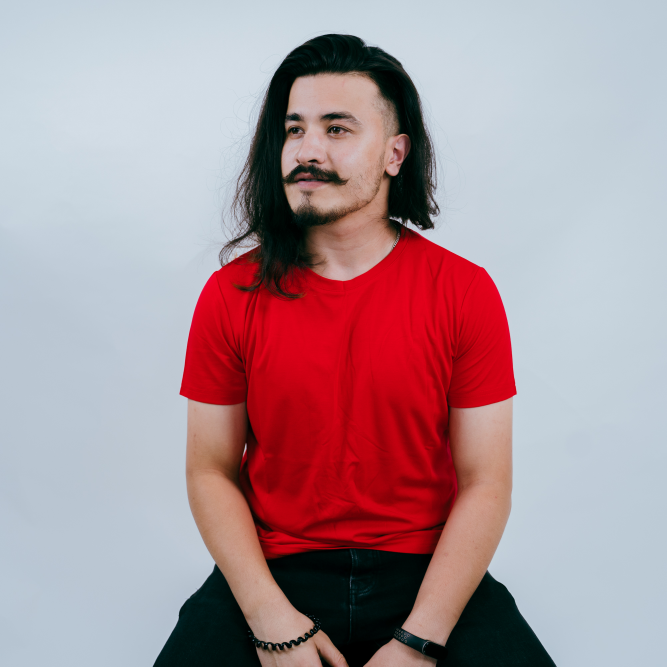
#> input picture resources/images/rnr1.jpg, 2000 x 2000 px, found by its file name (shown at 1/3 size)
$ python Canny.py
#> lines starting #> are read from the running program, lines starting #| are printed output that depends on the picture; after the words box and inside, x2 and y2 are one past the last pixel; in counts of white or black regions, pixels touching at a corner belong together
import cv2 as cv

img = cv.imread("/home/drox/Documents/computervision/ComputerVisionExercise/resources/images/rnr1.jpg")
#> img is the input picture: shape (2000, 2000, 3); mean B, G, R 153.3, 146.1, 172.1
canny = cv.Canny(img, 100, 200)
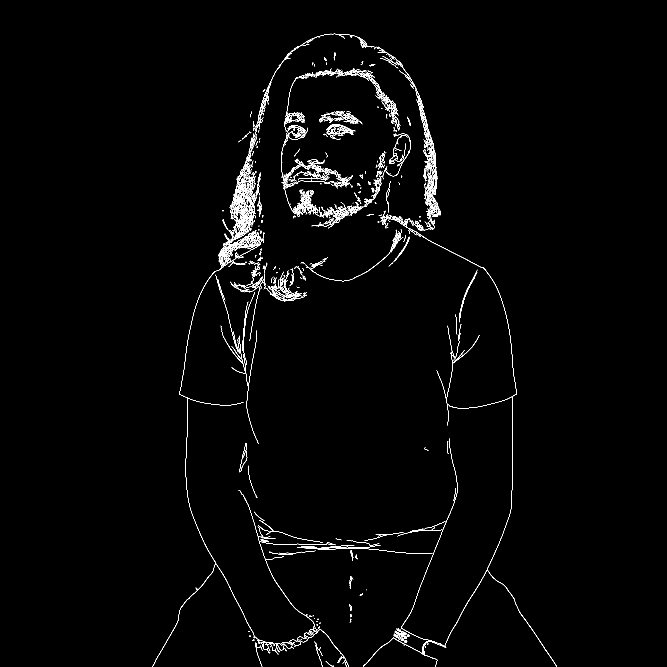
#> canny: shape (2000, 2000) (shown at 1/3 size); 1.1% white in thin lines or dots, all inside (x1, y1, x2, y2) = (458, 101, 1670, 2000)
cv.imshow("canny", canny)
cv.waitKey(0)
cv.destroyAllWindows()

#with blur and canny tor reduce some of the edges
img = cv.imread("/home/drox/Documents/computervision/ComputerVisionExercise/resources/images/rnr1.jpg")
blur= cv.GaussianBlur(img,(7,7), cv.BORDER_DEFAULT)
canny = cv.Canny(blur, 100,200)
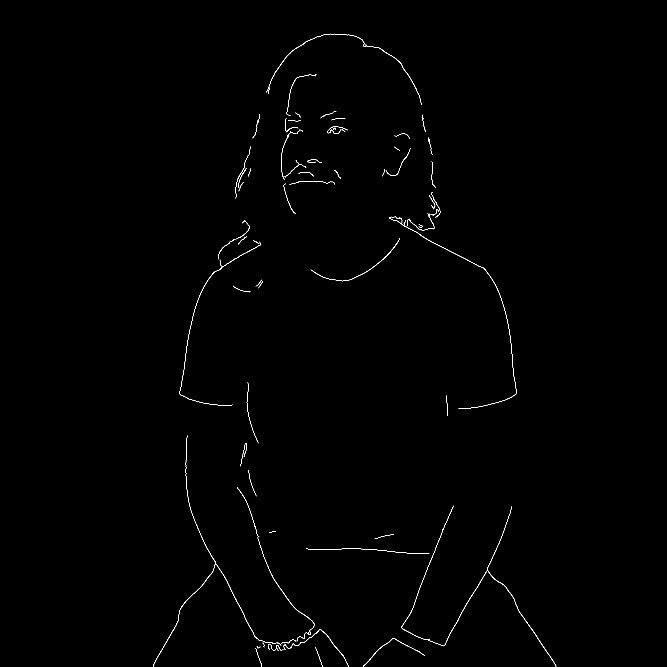
#> canny: shape (2000, 2000) (shown at 1/3 size); 0.3% white in thin lines or dots, all inside (x1, y1, x2, y2) = (459, 101, 1669, 2000)
cv.imshow("Canny Edges", canny)
cv.waitKey(0)
cv.destroyAllWindows()

#dialating the images
dilated = cv.dilate(canny, (7,7), iterations=3)
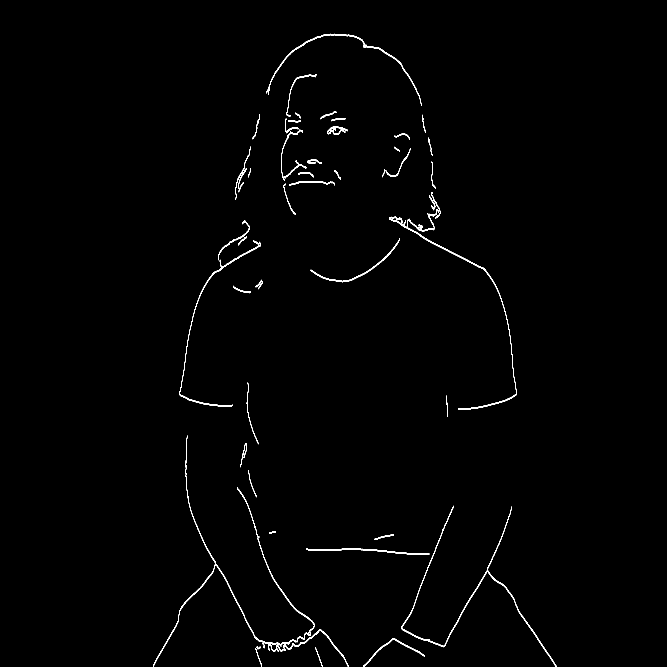
#> dilated: shape (2000, 2000) (shown at 1/3 size); 0.75% white; 72 white regions, largest, box (x1, y1, x2, y2) and area: (1216, 641, 1550, 1230) 3060, (459, 1306, 850, 2000) 2968, (1204, 1517, 1460, 1942) 2181
cv.imshow("dilated", dilated)
cv.waitKey(0)

#eroding the images
eroded = cv.erode(dilated,(7,7), iterations=3)
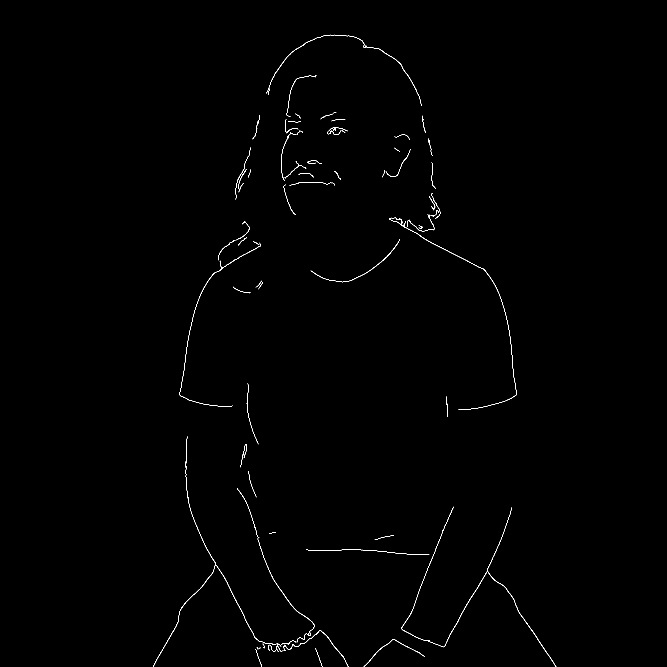
#> eroded: shape (2000, 2000) (shown at 1/3 size); 0.31% white in thin lines or dots, all inside (x1, y1, x2, y2) = (459, 104, 1669, 2000)
cv.imshow("eroded", eroded)
cv.waitKey(0)
cv.destroyAllWindows()

#resize
resized = cv.resize(img, (500,500), interpolation=cv.INTER_CUBIC)
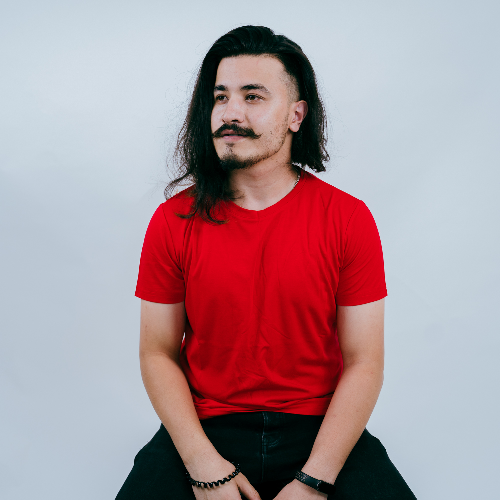
#> resized: shape (500, 500, 3); mean B, G, R 153.3, 146.2, 172.1
cv.imshow("resized", resized)
cv.waitKey(0)
cv.destroyAllWindows()

#cropping
cropped = resized[0:200, 0:200]
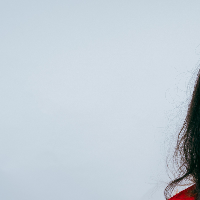
#> cropped: shape (200, 200, 3); mean B, G, R 215.1, 206.4, 196
cv.imshow("cropped", cropped)
cv.waitKey(0)
cv.destroyAllWindows()

$ run again, with resources/images/dog.jpg copied over resources/images/rnr1.jpg
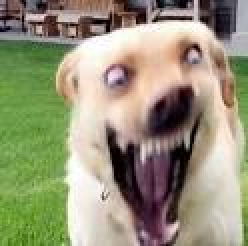
#> input picture resources/images/dog.jpg, 124 x 123 px, found by its file name (shown 2 times larger)
#> img is the input picture: shape (123, 124, 3); mean B, G, R 121.8, 148.2, 151.3
#> `canny = cv.Canny(img, 100, 200)`:
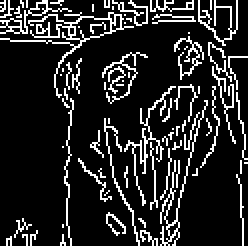
#> canny: shape (123, 124) (shown 2 times larger); 14.7% white in thin lines or dots
#> dilated: shape (123, 124); 13.4% white; 14 white regions, largest, box (x1, y1, x2, y2) and area: (14, 0, 112, 123) 905, (69, 45, 96, 123) 387, (49, 27, 63, 49) 122
#> eroded: shape (123, 124); 6% white in thin lines or dots, all inside (x1, y1, x2, y2) = (14, 0, 118, 123)
#> `cropped = resized[0:200, 0:200]`:
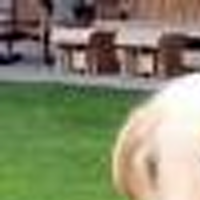
#> cropped: shape (200, 200, 3); mean B, G, R 109.7, 137.5, 135.1
